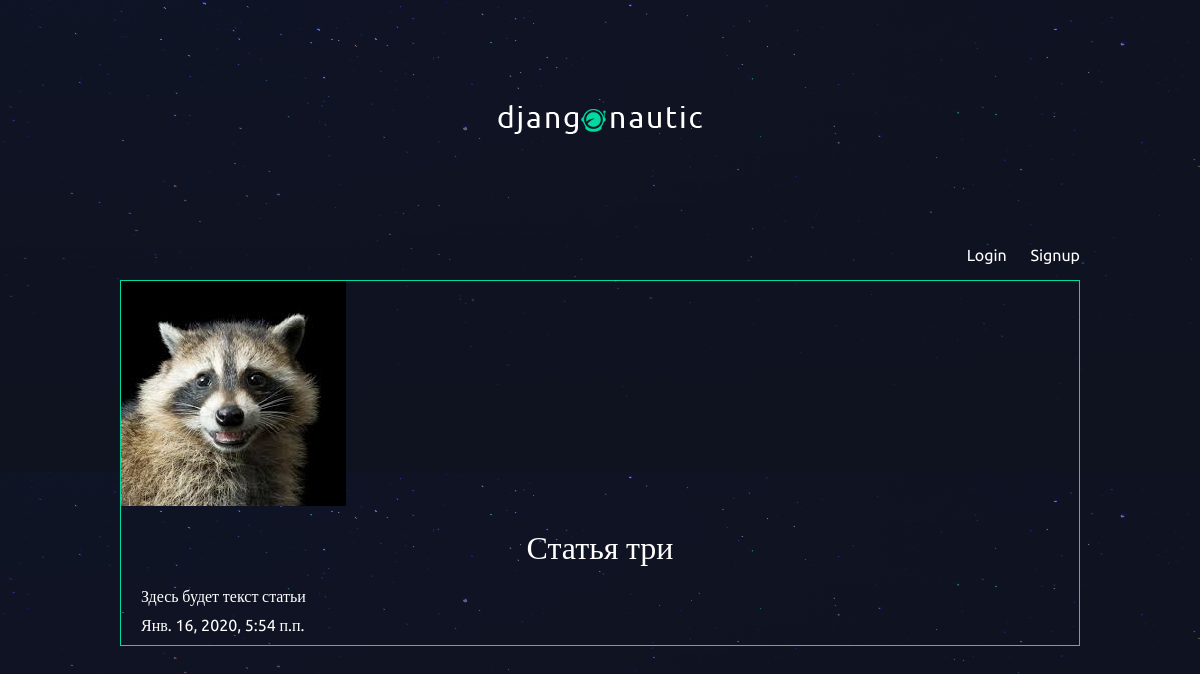
The app's page /blog/statya-tri with its own data.
### blog/models.py (models this page shows, shortened)
class Article(models.Model):
    title = models.CharField(max_length=100)
    slug = models.SlugField(null=True, blank=True)
    body = models.TextField(null=True, blank=True)
    seo_title = models.CharField(null=True, blank=True, max_length=100)
    seo_description = models.CharField(null=True, blank=True, max_length=1000)
    date = models.DateTimeField(auto_now_add=True)
    thumb = models.ImageField(default='default.png', blank=True)
    author = models.ForeignKey(User, on_delete=models.CASCADE, default=None)

### blog/views.py (the view)
# urls.py: path('<slug>', views.article_detail, name='detail'),
def article_detail(request, slug):
    article = Article.objects.get(slug=slug)
    return render(request, 'articles/article_detail.html', {'article': article})

### blog/templates/articles/article_detail.html
{% extends 'base_layout.html' %}
{% block content %}
    <div class="article-detail">
        <div class="article">
            <img src="{{article.thumb.url}}" alt="">
            <h2>{{article.title}}</h2>
            <p>{{article.body}}</p>
            <p>{{article.date}}</p>
        </div>
    </div>
{% endblock %}

### assets/styles.css (style rules this page uses)
body { background-color: #0f121f; background-image: url(/static/stars.png); background-repeat-y: no-repeat; color: #fff; }
body * { font-family: Ubuntu; }
h1, h2, h3, h4, h5 { font-weight: normal; margin: 0; }
.article { padding: 10px; border: 1px solid #00dba0; position: relative; padding-bottom: 40px; }
.article h2 { font-size: 1.2em; }
.article-detail .article { padding: 0; }
.article-detail .article img { max-width: 100%; }
.article-detail .article h2 { text-align: center; margin: 20px auto; font-size: 2em }
.article-detail .article p { margin: 10px 20px }

### records on screen
Article: thumb (picture), title "Статья три", body "Здесь будет текст статьи", date "Янв. 16, 2020, 5:54 п.п."
